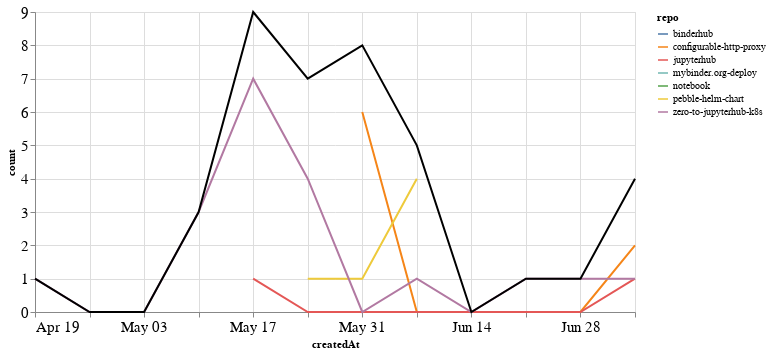

Notebook code for this chart:
### Markdown cell above
## PRs

### Code cell
prs_time = prs.groupby('repo').resample('W', on='createdAt').count()['author'].reset_index()
prs_time = prs_time.rename(columns={'author': 'count'})
prs_time_total = prs_time.groupby('createdAt').agg({"count": "sum"}).reset_index()

ch1 = alt.Chart(prs_time, width=600).mark_line().encode(
    x='createdAt',
    y='count',
    color='repo',
    tooltip="repo"
)

ch2 = alt.Chart(prs_time_total, width=600).mark_line(color="black").encode(
    x='createdAt',
    y='count',
)

ch1 + ch2

### Figure 1 — Vega-Lite specification as saved in the notebook (floating-point values rounded to 4 significant figures)
{"config": {"axisLeft": {"labelFontSize": 15}, "axisBottom": {"labelFontSize": 15}}, "layer": [{"data": {"name": "data-cab5f5cc2a1f2da2674ac6edec020a7c"}, "mark": "line", "encoding": {"color": {"type": "nominal", "field": "repo"}, "tooltip": {"type": "nominal", "field": "repo"}, "x": {"type": "temporal", "field": "createdAt"}, "y": {"type": "quantitative", "field": "count"}}, "width": 600}, {"data": {"name": "data-8c176510d7421c21c830b55b5f4c44d2"}, "mark": {"type": "line", "color": "black"}, "encoding": {"x": {"type": "temporal", "field": "createdAt"}, "y": {"type": "quantitative", "field": "count"}}, "width": 600}], "$schema": "https://vega.github.io/schema/vega-lite/v4.8.1.json", "datasets": {"data-cab5f5cc2a1f2da2674ac6edec020a7c": [{"repo": "binderhub", "createdAt": "2020-05-24T00:00:00", "count": 2}, {"repo": "configurable-http-proxy", "createdAt": "2020-05-31T00:00:00", "count": 6}, {"repo": "configurable-http-proxy", "createdAt": "2020-06-07T00:00:00", "count": 0}, {"repo": "configurable-http-proxy", "createdAt": "2020-06-14T00:00:00", "count": 0}, {"repo": "configurable-http-proxy", "createdAt": "2020-06-21T00:00:00", "count": 0}, {"repo": "configurable-http-proxy", "createdAt": "2020-06-28T00:00:00", "count": 0}, {"repo": "configurable-http-proxy", "createdAt": "2020-07-05T00:00:00", "count": 2}, {"repo": "jupyterhub", "createdAt": "2020-05-17T00:00:00", "count": 1}, {"repo": "jupyterhub", "createdAt": "2020-05-24T00:00:00", "count": 0}, {"repo": "jupyterhub", "createdAt": "2020-05-31T00:00:00", "count": 0}, {"repo": "jupyterhub", "createdAt": "2020-06-07T00:00:00", "count": 0}, {"repo": "jupyterhub", "createdAt": "2020-06-14T00:00:00", "count": 0}, {"repo": "jupyterhub", "createdAt": "2020-06-21T00:00:00", "count": 0}, {"repo": "jupyterhub", "createdAt": "2020-06-28T00:00:00", "count": 0}, {"repo": "jupyterhub", "createdAt": "2020-07-05T00:00:00", "count": 1}, {"repo": "mybinder.org-deploy", "createdAt": "2020-05-31T00:00:00", "count": 1}, {"repo": "notebook", "createdAt": "2020-05-17T00:00:00", "count": 1}, {"repo": "pebble-helm-chart", "createdAt": "2020-05-24T00:00:00", "count": 1}, {"repo": "pebble-helm-chart", "createdAt": "2020-05-31T00:00:00", "count": 1}, {"repo": "pebble-helm-chart", "createdAt": "2020-06-07T00:00:00", "count": 4}, {"repo": "zero-to-jupyterhub-k8s", "createdAt": "2020-04-19T00:00:00", "count": 1}, {"repo": "zero-to-jupyterhub-k8s", "createdAt": "2020-04-26T00:00:00", "count": 0}, {"repo": "zero-to-jupyterhub-k8s", "createdAt": "2020-05-03T00:00:00", "count": 0}, {"repo": "zero-to-jupyterhub-k8s", "createdAt": "2020-05-10T00:00:00", "count": 3}, {"repo": "zero-to-jupyterhub-k8s", "createdAt": "2020-05-17T00:00:00", "count": 7}, {"repo": "zero-to-jupyterhub-k8s", "createdAt": "2020-05-24T00:00:00", "count": 4}, {"repo": "zero-to-jupyterhub-k8s", "createdAt": "2020-05-31T00:00:00", "count": 0}, {"repo": "zero-to-jupyterhub-k8s", "createdAt": "2020-06-07T00:00:00", "count": 1}, {"repo": "zero-to-jupyterhub-k8s", "createdAt": "2020-06-14T00:00:00", "count": 0}, {"repo": "zero-to-jupyterhub-k8s", "createdAt": "2020-06-21T00:00:00", "count": 1}, {"repo": "zero-to-jupyterhub-k8s", "createdAt": "2020-06-28T00:00:00", "count": 1}, {"repo": "zero-to-jupyterhub-k8s", "createdAt": "2020-07-05T00:00:00", "count": 1}], "data-8c176510d7421c21c830b55b5f4c44d2": [{"createdAt": "2020-04-19T00:00:00", "count": 1}, {"createdAt": "2020-04-26T00:00:00", "count": 0}, {"createdAt": "2020-05-03T00:00:00", "count": 0}, {"createdAt": "2020-05-10T00:00:00", "count": 3}, {"createdAt": "2020-05-17T00:00:00", "count": 9}, {"createdAt": "2020-05-24T00:00:00", "count": 7}, {"createdAt": "2020-05-31T00:00:00", "count": 8}, {"createdAt": "2020-06-07T00:00:00", "count": 5}, {"createdAt": "2020-06-14T00:00:00", "count": 0}, {"createdAt": "2020-06-21T00:00:00", "count": 1}, {"createdAt": "2020-06-28T00:00:00", "count": 1}, {"createdAt": "2020-07-05T00:00:00", "count": 4}]}}
